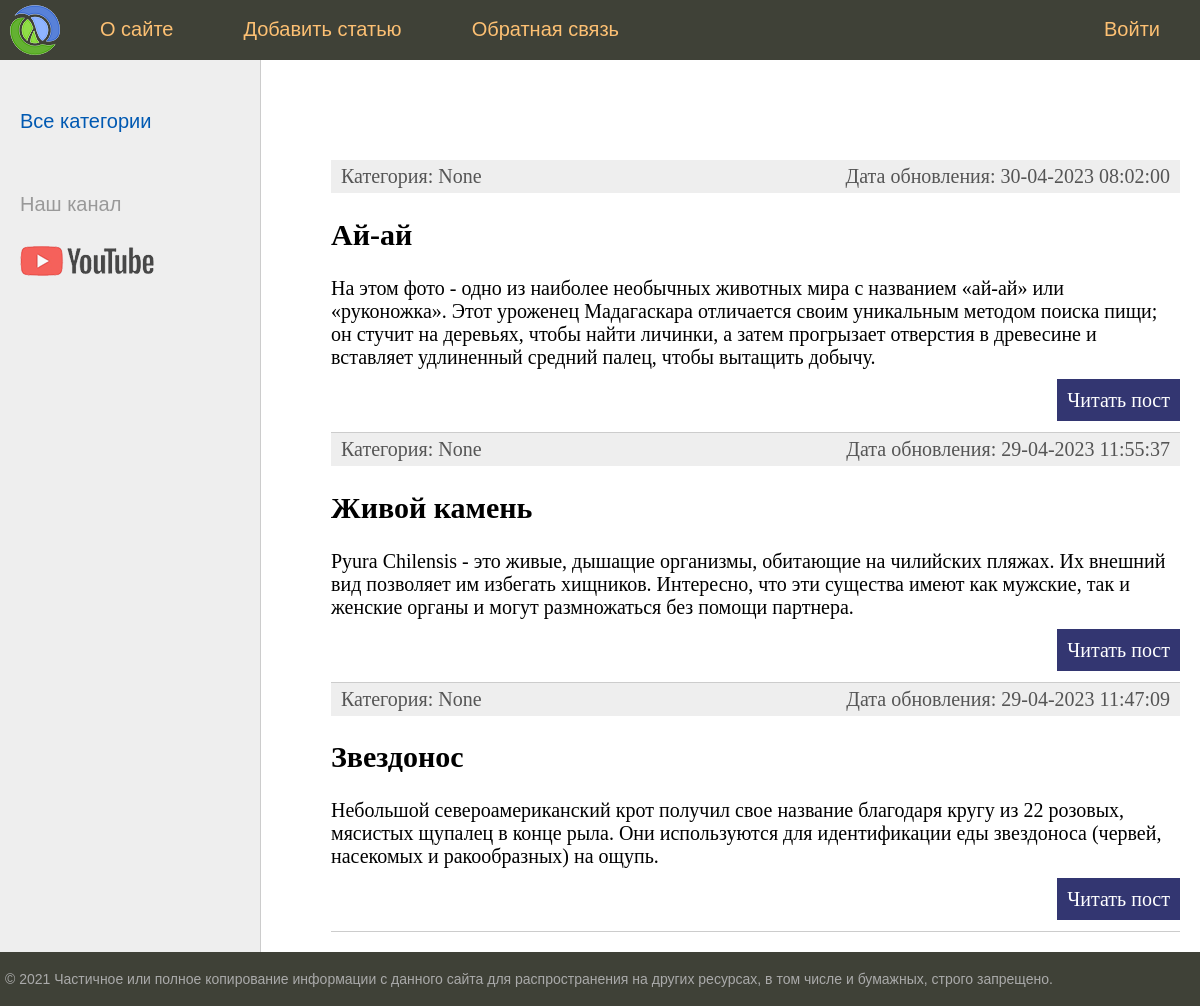
/, run on an earlier commit of the app's database.
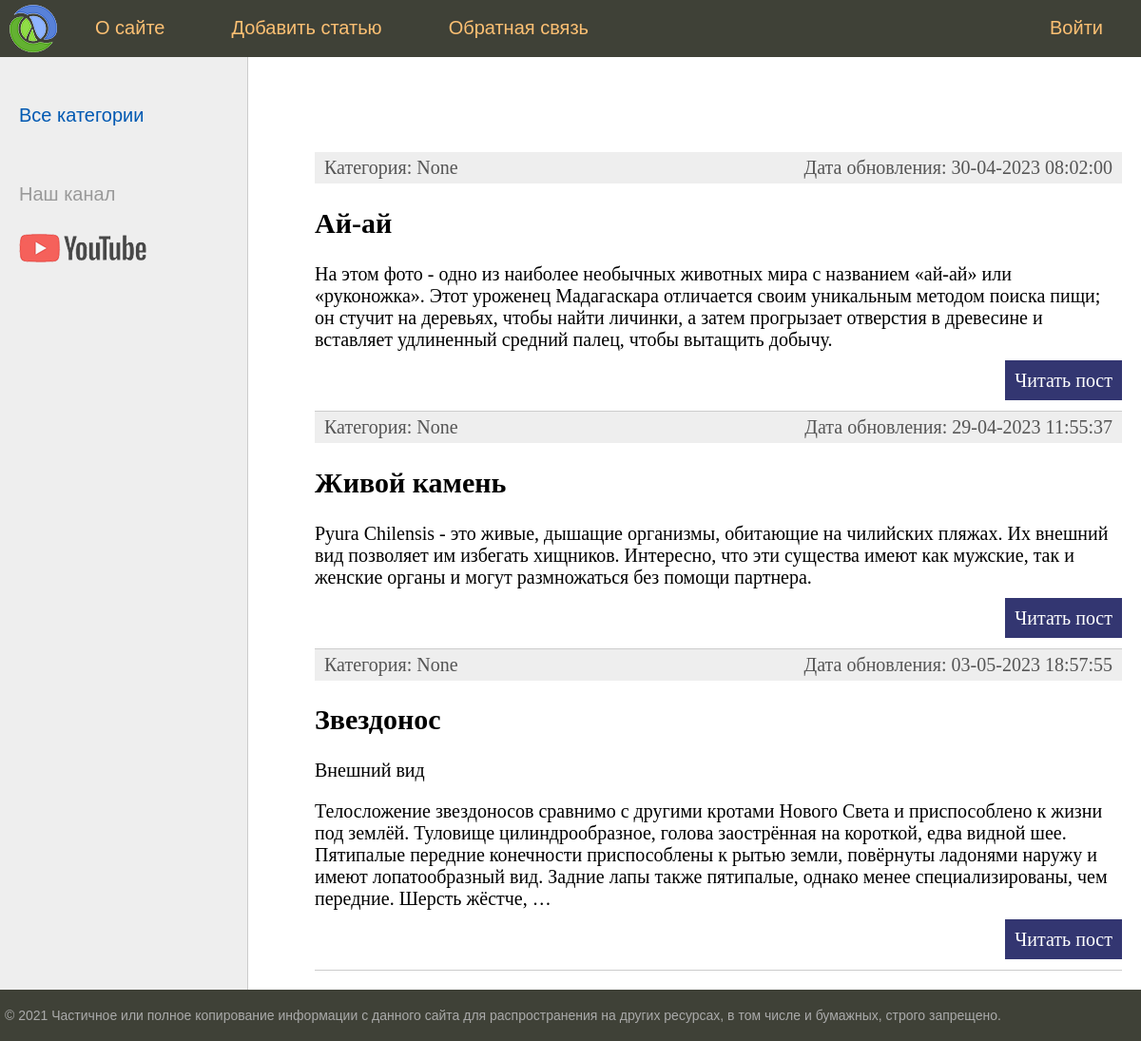
And on a later commit of the database.
### animals/models.py (models this page shows, shortened)
class Animals(models.Model):
    title = models.CharField(max_length=255, verbose_name='Заголовок')
    content = models.TextField(verbose_name='Текст статьи')
    photo = models.ImageField(upload_to='animal_image/%Y/%m/%d/', verbose_name='Изображение')
    time_create = models.DateTimeField(auto_now_add=True, verbose_name='Время создания')
    time_update = models.DateTimeField(auto_now=True, verbose_name='Время изменения')
    is_published = models.BooleanField(default=True, verbose_name='Публикация')
    cat = models.ForeignKey('Category', on_delete=models.PROTECT, null=True, verbose_name='Категория')
    def get_absolute_url(self):
        return reverse('post', kwargs={'post_id': self.pk})
    class Meta:
        verbose_name = 'Экзотические животные'
        verbose_name_plural = 'Экзотические животные'
        ordering = ['-time_create', 'title']

### animals/views.py (the view)
# urls.py: path('', index, name='home'),
def index(request):
    posts = Animals.objects.all()
    context = {'posts': posts,
               'menu': menu,
               'title': 'Главная страница',
               'cat_selected': 0
               }
    return render(request, 'animals/index.html', context=context)

### animals/templatetags/animals_tags.py (called while the page is built)
@register.inclusion_tag('animals/list_categories.html')
def show_categories():
    cats = Category.objects.all()
    return {'cats': cats}

### animals/templates/animals/index.html (shortened to what this page needs)
{% extends 'animals/base.html' %}
{% block content %}
<ul class="list-articles">
	{% for p in posts %}
		<li><div class="article-panel">
	<p class="first">Категория: {{p.cat}}</p>
	<p class="last">Дата обновления: {{p.time_update|date:"d-m-Y H:i:s"}}</p>
		</div>
			<h2>{{p.title}}</h2>
			<p>{{p.content|linebreaks|truncatewords:50}}</p>
			<p class="link-read-post"><a href="{{ p.get_absolute_url }}">Читать пост</a></p>
			</li>
	{% endfor %}
</ul>
{% endblock content %}

What changed in the data, as far as the page shows it:
changed Animals "Звездонос": time_update "29-04-2023 11:47:09" → "03-05-2023 18:57:55"; content "Небольшой североамериканский крот получил свое название благодаря кругу из 22 розовых, мясистых щупалец в конце рыла. Они используются для идентификации еды звездоноса (червей, насекомых и ракообразных) на ощупь." → "Внешний вид Телосложение звездоносов сравнимо с другими кротами Нового Света и приспособлено к жизни под землёй. Туловище цилиндрообразное, голова заострённая на короткой, едва видной шее. Пятипалые передние конечности приспособлены к рытью земли, повёрнуты ладонями наружу и имеют лопатообразный вид. Задние лапы также пятипалые, однако менее специализированы, чем передние. Шерсть жёстче, …"
